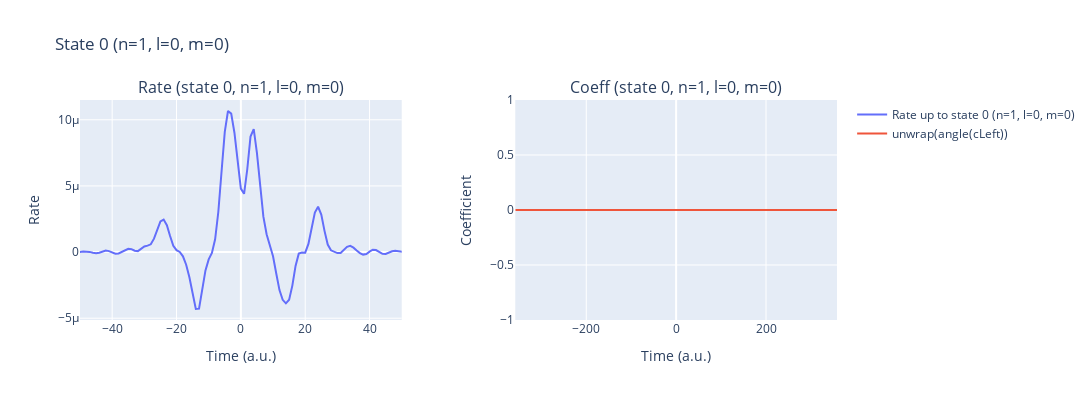

The code cell stored with this chart in its notebook:
### Code cell
%autoreload
laser_pulses = LaserField(cache_results=True)
laser_pulses.add_pulse(params['lam0'], params['intensity'], params['cep'], params['lam0']/ AtomicUnits.nm / AtomicUnits.speed_of_light)
laser_pulses.add_pulse(250, 8e9, -np.pi/2, 250/ AtomicUnits.nm / AtomicUnits.speed_of_light, t0=-264.99)
t_min, t_max = laser_pulses.get_time_interval()
time_recon_1= np.arange(int(t_min), int(t_max)+1, 1.)

rateExcited_1 = IonRate(time_recon_1, laser_pulses, params, dT=0.5, kernel_type='exact_SFA', excitedStates=1, coeffType="numerical", gauge="length", get_p_only=True, only_c0_is_1_rest_normal=True)
laser_pulses.reset()

### Figure 1 — Plotly figure (JSON) as saved in the notebook; plotly's stock layout.template omitted (floating-point values rounded to 4 significant figures; data arrays with more than 128 entries replaced by an {"elided": "..."} marker saying what was removed)
{"data": [{"mode": "lines", "name": "Rate up to state 0 (n=1, l=0, m=0)", "type": "scatter", "x": {"elided": "524 int values"}, "xaxis": "x", "y": {"elided": "524 float values"}, "yaxis": "y"}, {"mode": "lines", "name": "unwrap(angle(cLeft))", "type": "scatter", "x": {"elided": "1433 float values"}, "xaxis": "x2", "y": {"elided": "1433 int values"}, "yaxis": "y2"}], "layout": {"annotations": [{"font": {"size": 16}, "showarrow": false, "text": "Rate (state 0, n=1, l=0, m=0)", "x": 0.2125, "xanchor": "center", "xref": "paper", "y": 1, "yanchor": "bottom", "yref": "paper"}, {"font": {"size": 16}, "showarrow": false, "text": "Coeff (state 0, n=1, l=0, m=0)", "x": 0.7875, "xanchor": "center", "xref": "paper", "y": 1, "yanchor": "bottom", "yref": "paper"}], "height": 400, "title": {"text": "State 0 (n=1, l=0, m=0)"}, "width": 1200, "xaxis": {"anchor": "y", "domain": [0, 0.425], "range": [-50, 50], "title": {"text": "Time (a.u.)"}}, "xaxis2": {"anchor": "y2", "domain": [0.575, 1], "title": {"text": "Time (a.u.)"}}, "yaxis": {"anchor": "x", "domain": [0, 1], "title": {"text": "Rate"}}, "yaxis2": {"anchor": "x2", "domain": [0, 1], "title": {"text": "Coefficient"}}}}
